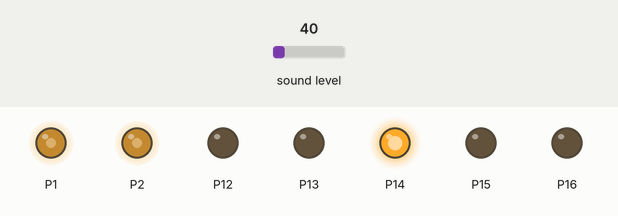
Simulated run of this program. Board: BBC micro:bit (MakeCode). Shown: output pins drawn as LEDs (lit = HIGH). The test bench sets the inputs (shaded band); at power-on: sound level 40.

Above: at 1.2 s.
1.3 s: sound level set to 125
2.8 s: sound level set to 132
At 3.6 s:
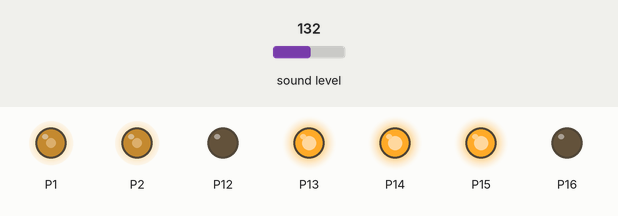
4.3 s: sound level set to 5
At 4.6 s:
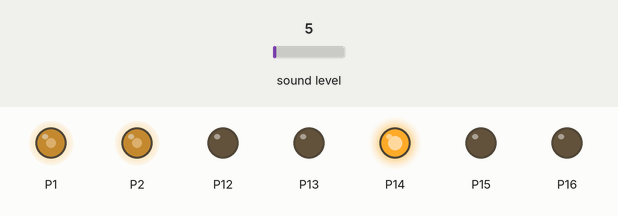
5.8 s: sound level set to 191
At 6.8 s:
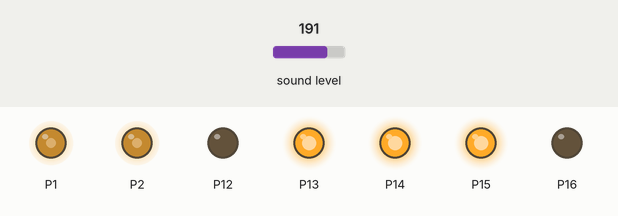
Timing chart, 0 to 8.3 s (numbered marks = the images above; inputs shaded):
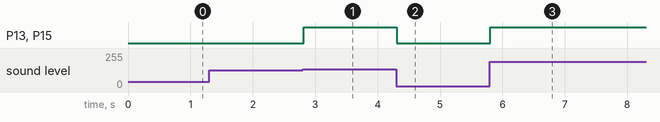

The program:

main.ts
```typescript
function うごき2 () {
    pins.digitalWritePin(DigitalPin.P13, 0)
    pins.digitalWritePin(DigitalPin.P12, 1)
    pins.digitalWritePin(DigitalPin.P15, 0)
    pins.digitalWritePin(DigitalPin.P16, 1)
}
function うごき3 () {
    pins.digitalWritePin(DigitalPin.P13, 1)
    pins.digitalWritePin(DigitalPin.P12, 0)
    pins.digitalWritePin(DigitalPin.P15, 0)
    pins.digitalWritePin(DigitalPin.P16, 1)
}
function はやさ設定 () {
    pins.analogWritePin(AnalogPin.P1, 500)
    pins.analogWritePin(AnalogPin.P2, 500)
}
function とまる () {
    pins.digitalWritePin(DigitalPin.P13, 0)
    pins.digitalWritePin(DigitalPin.P12, 0)
    pins.digitalWritePin(DigitalPin.P15, 0)
    pins.digitalWritePin(DigitalPin.P16, 0)
}
function うごき1 () {
    pins.digitalWritePin(DigitalPin.P13, 1)
    pins.digitalWritePin(DigitalPin.P12, 0)
    pins.digitalWritePin(DigitalPin.P15, 1)
    pins.digitalWritePin(DigitalPin.P16, 0)
}
led.enable(false)
pins.digitalWritePin(DigitalPin.P14, 1)
はやさ設定()
basic.forever(function () {
    if (128 < input.soundLevel()) {
        うごき1()
    } else {
        とまる()
    }
})
```

test.ts
```typescript
// テストはここに来ます。このパッケージが拡張機能として使用されるときにはコンパイルされません。
```

Measured:
- the behaviour switches between 128 and 129 on sound level (found by bisection; images 0 and 1)
- after the input at 1.3 s, every drawn part: stays the same
- after the input at 2.8 s, P13, P15: LOW → HIGH at once
- after the input at 4.3 s, P13, P15: HIGH → LOW at once
- after the input at 5.8 s, P13, P15: LOW → HIGH at once
